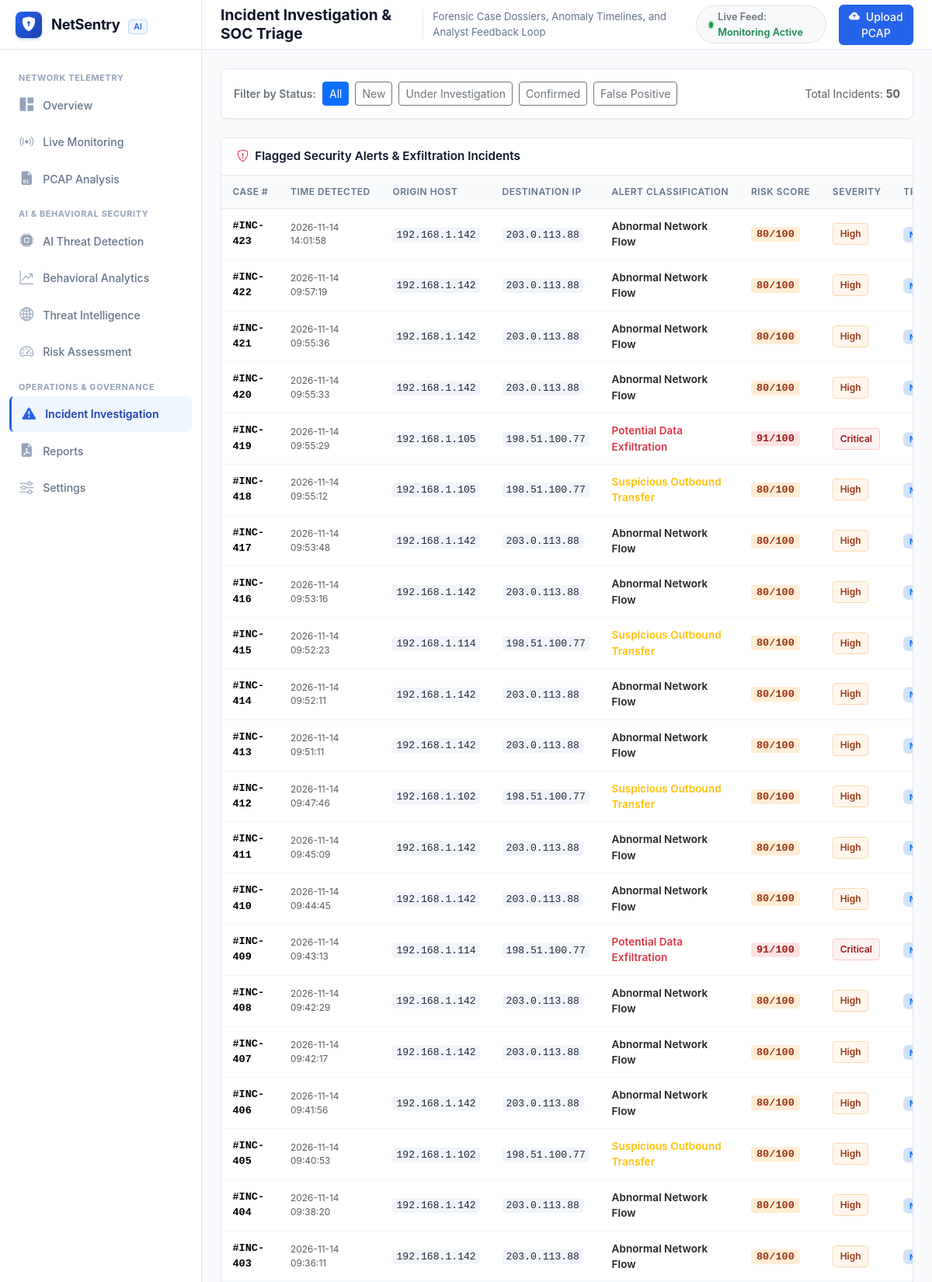
Page /incidents (signed in, upper part) on the committed database.
### tables this page shows
CREATE TABLE security_alerts (
        id INTEGER PRIMARY KEY AUTOINCREMENT,
        flow_id INTEGER NOT NULL,
        timestamp TIMESTAMP DEFAULT CURRENT_TIMESTAMP,
        alert_type TEXT NOT NULL,
        severity TEXT NOT NULL,
        risk_score REAL NOT NULL,
        src_ip TEXT NOT NULL,
        dst_ip TEXT NOT NULL,
        summary TEXT NOT NULL,
        status TEXT NOT NULL DEFAULT 'New',
        analyst_notes TEXT DEFAULT '',
        feedback_updated_at TIMESTAMP,
        FOREIGN KEY (flow_id) REFERENCES network_flows (id) ON DELETE CASCADE
    );

### app.py (the view)
@app.route('/incidents')
@login_required
def incidents():
    status_filter = request.args.get('status', '').strip()
    if status_filter:
        alerts = query_db('''
        SELECT a.*, f.protocol, f.bytes_sent, f.bytes_recv
        FROM security_alerts a
        JOIN network_flows f ON a.flow_id = f.id
        WHERE a.status = ?
        ORDER BY a.id DESC LIMIT 50
        ''', (status_filter,))
    else:
        alerts = AlertModel.get_recent(50)
    return render_template('incidents.html', active_page='incidents', alerts=alerts, current_filter=status_filter)

### app.py (called while the page is built)
def login_required(f):
    @wraps(f)
    def decorated_function(*args, **kwargs):
        if 'user_id' not in session:
            flash("Please sign in to access the NetSentry console.", "warning")
            return redirect(url_for('login', next=request.url))
        return f(*args, **kwargs)
    return decorated_function

### database/db.py (called while the page is built)
def get_db():
    conn = sqlite3.connect(Config.DATABASE_PATH, timeout=20.0)
    conn.row_factory = sqlite3.Row
    conn.execute("PRAGMA foreign_keys = ON")
    return conn

def query_db(query, args=(), one=False):
    conn = get_db()
    cur = conn.cursor()
    cur.execute(query, args)
    rv = cur.fetchall()
    cur.close()
    conn.close()
    return (rv[0] if rv else None) if one else rv

### database/models.py (called while the page is built)
    @staticmethod
    def get_recent(limit=50):
        return query_db('''
        SELECT a.*, f.protocol, f.bytes_sent, f.bytes_recv, f.duration, f.service,
               p.isolation_score, p.rf_class, p.feature_contributions_json
        FROM security_alerts a
        JOIN network_flows f ON a.flow_id = f.id
        LEFT JOIN ai_predictions p ON f.id = p.flow_id
        ORDER BY a.id DESC LIMIT ?
        ''', (limit,))

### templates/incidents.html (shortened to what this page needs)
{% extends "base.html" %}
{% block page_title %}Incident Investigation & SOC Triage{% endblock %}
{% block page_subtitle %}Forensic Case Dossiers, Anomaly Timelines, and Analyst Feedback Loop{% endblock %}
{% block content %}
<div class="card mb-4">
  <div class="card-body p-3">
    <div class="d-flex flex-wrap align-items-center justify-content-between gap-3">
      <div class="d-flex align-items-center gap-2">
        <span class="small fw-semibold text-secondary">Filter by Status:</span>
        <a href="{{ url_for('incidents') }}" class="btn btn-sm {% if not current_filter %}btn-primary{% else %}btn-outline-secondary{% endif %}">All</a>
        <a href="{{ url_for('incidents') }}?status=New" class="btn btn-sm {% if current_filter == 'New' %}btn-primary{% else %}btn-outline-secondary{% endif %}">New</a>
        <a href="{{ url_for('incidents') }}?status=Under Investigation" class="btn btn-sm {% if current_filter == 'Under Investigation' %}btn-primary{% else %}btn-outline-secondary{% endif %}">Under Investigation</a>
        <a href="{{ url_for('incidents') }}?status=Confirmed Suspicious" class="btn btn-sm {% if current_filter == 'Confirmed Suspicious' %}btn-primary{% else %}btn-outline-secondary{% endif %}">Confirmed</a>
        <a href="{{ url_for('incidents') }}?status=False Positive" class="btn btn-sm {% if current_filter == 'False Positive' %}btn-primary{% else %}btn-outline-secondary{% endif %}">False Positive</a>
      </div>
      <div class="small text-muted">
        Total Incidents: <strong>{{ alerts|length }}</strong>
      </div>
    </div>
  </div>
</div>
<div class="card">
  <div class="card-header">
    <h3 class="card-title"><i class="bi bi-shield-exclamation text-danger"></i> Flagged Security Alerts & Exfiltration Incidents</h3>
  </div>
  <div class="table-responsive">
    <table class="table table-hover align-middle">
      <thead>
        <tr>
          <th>Case #</th>
          <th>Time Detected</th>
          <th>Origin Host</th>
          <th>Destination IP</th>
          <th>Alert Classification</th>
          <th>Risk Score</th>
          <th>Severity</th>
          <th>Triage Status</th>
        </tr>
      </thead>
      <tbody>
        {% if alerts %}
          {% for a in alerts %}
            <tr>
              <td class="font-monospace fw-bold">#INC-{{ a.id }}</td>
              <td class="text-muted small">{{ a.timestamp | string | truncate(19, True, '') }}</td>
              <td><span class="ip-badge">{{ a.src_ip }}</span></td>
              <td><span class="ip-badge">{{ a.dst_ip }}</span></td>
              <td>
                <span class="fw-semibold {% if 'Exfiltration' in a.alert_type %}text-danger{% elif 'Suspicious' in a.alert_type %}text-warning{% else %}text-dark{% endif %}">
                  {{ a.alert_type }}
                </span>
              </td>
              <td>
                <span class="risk-pill {{ a.severity.lower() }}">{{ "%.0f"|format(a.risk_score) }}/100</span>
              </td>
              <td>
                <span class="badge-severity {{ a.severity.lower() }}">{{ a.severity }}</span>
              </td>
              <td>
                {% if a.status == 'New' %}
                  <span class="badge bg-primary-subtle text-primary border">New</span>
                {% elif a.status == 'Under Investigation' %}
                  <span class="badge bg-warning-subtle text-warning-emphasis border">Investigating</span>
                {% elif a.status == 'Confirmed Suspicious' %}
                  <span class="badge bg-danger-subtle text-danger border">Confirmed Exfil</span>
                {% elif a.status == 'False Positive' %}
                  <span class="badge bg-success-subtle text-success border">False Positive</span>
                {% else %}
                  <span class="badge bg-secondary-subtle text-secondary border">{{ a.status }}</span>
                {% endif %}
              </td>
            </tr>
          {% endfor %}
        {% endif %}
      </tbody>
    </table>
  </div>
</div>
{% endblock %}

### static/css/style.css (style rules this page uses)
:root { --ns-bg-main: #f8fafc; --ns-card-bg: #ffffff; --ns-border: #e2e8f0; --ns-border-subtle: #f1f5f9; --ns-primary: #2563eb; --ns-primary-hover: #1d4ed8; --ns-primary-light: #eff6ff; --ns-primary-dark: #1e40af; --ns-text-main: #0f172a; --ns-text-muted: #64748b; --ns-text-light: #94a3b8; --ns-danger: #dc2626; --ns-danger-bg: #fef2f2; --ns-danger-border: #fecaca; --ns-danger-text: #991b1b; --ns-warning: #ea580c; --ns-warning-bg: #fff7ed; --ns-warning-border: #fed7aa; --ns-warning-text: #9a3412; --ns-caution: #d97706; --ns-caution-bg: #fffbeb; --ns-caution-border: #fef3c7; --ns-caution-text: #92400e; --ns-success: #16a34a; --ns-success-bg: #f0fdf4; --ns-success-border: #bbf7d0; --ns-success-text: #166534; --ns-sidebar-width: 260px; --ns-topbar-height: 64px; --ns-shadow-sm: 0 1px 2px 0 rgba(0, 0, 0, 0.05); --ns-shadow-md: 0 4px 6px -1px rgba(0, 0, 0, 0.07), 0 2px 4px -2px rgba(0, 0, 0, 0.05); }
body { background-color: var(--ns-bg-main); color: var(--ns-text-main); font-family: -apple-system, BlinkMacSystemFont, "Segoe UI", Roboto, "Helvetica Neue", Arial, sans-serif; margin: 0; padding: 0; overflow-x: hidden; }
.card { background-color: var(--ns-card-bg); border: 1px solid var(--ns-border); border-radius: 8px; box-shadow: var(--ns-shadow-sm); margin-bottom: 1.25rem; }
.card-header { background-color: #ffffff; border-bottom: 1px solid var(--ns-border); padding: 0.9rem 1.25rem; display: flex; align-items: center; justify-content: space-between; }
.card-title { font-size: 0.95rem; font-weight: 600; color: var(--ns-text-main); margin: 0; display: flex; align-items: center; gap: 0.5rem; }
.card-body { padding: 1.25rem; }
.table-responsive { border-radius: 6px; overflow-x: auto; }
.table { color: var(--ns-text-main); margin-bottom: 0; font-size: 0.85rem; }
.table th { background-color: #f8fafc; color: var(--ns-text-muted); font-weight: 600; font-size: 0.75rem; text-transform: uppercase; letter-spacing: 0.04em; padding: 0.75rem 0.9rem; border-bottom: 1px solid var(--ns-border); white-space: nowrap; }
.table td { padding: 0.75rem 0.9rem; vertical-align: middle; border-bottom: 1px solid var(--ns-border-subtle); }
.badge-severity { display: inline-flex; align-items: center; gap: 0.35rem; padding: 0.25rem 0.55rem; font-size: 0.75rem; font-weight: 600; border-radius: 4px; }
.badge-severity.critical { background-color: var(--ns-danger-bg); color: var(--ns-danger-text); border: 1px solid var(--ns-danger-border); }
.badge-severity.high { background-color: var(--ns-warning-bg); color: var(--ns-warning-text); border: 1px solid var(--ns-warning-border); }
.risk-pill { font-family: monospace; font-weight: 700; font-size: 0.85rem; padding: 2px 7px; border-radius: 4px; }
.risk-pill.critical { background-color: #fee2e2; color: #991b1b; }
.risk-pill.high { background-color: #ffedd5; color: #9a3412; }
.ip-badge { font-family: monospace; background-color: #f1f5f9; padding: 2px 5px; border-radius: 4px; color: #1e293b; font-size: 0.82rem; }

### rows in the picture
security_alerts: id "423", timestamp "2026-11-14 14:01:58", src_ip "192.168.1.142", dst_ip "203.0.113.88", alert_type "Abnormal Network Flow", risk_score "80", severity "High"
security_alerts: id "422", timestamp "2026-11-14 09:57:19", src_ip "192.168.1.142", dst_ip "203.0.113.88", alert_type "Abnormal Network Flow", risk_score "80", severity "High"
security_alerts: id "421", timestamp "2026-11-14 09:55:36", src_ip "192.168.1.142", dst_ip "203.0.113.88", alert_type "Abnormal Network Flow", risk_score "80", severity "High"
security_alerts: id "420", timestamp "2026-11-14 09:55:33", src_ip "192.168.1.142", dst_ip "203.0.113.88", alert_type "Abnormal Network Flow", risk_score "80", severity "High"
security_alerts: id "419", timestamp "2026-11-14 09:55:29", src_ip "192.168.1.105", dst_ip "198.51.100.77", alert_type "Potential Data Exfiltration", risk_score "91", severity "Critical"
security_alerts: id "418", timestamp "2026-11-14 09:55:12", src_ip "192.168.1.105", dst_ip "198.51.100.77", alert_type "Suspicious Outbound Transfer", risk_score "80", severity "High"
security_alerts: id "417", timestamp "2026-11-14 09:53:48", src_ip "192.168.1.142", dst_ip "203.0.113.88", alert_type "Abnormal Network Flow", risk_score "80", severity "High"
security_alerts: id "416", timestamp "2026-11-14 09:53:16", src_ip "192.168.1.142", dst_ip "203.0.113.88", alert_type "Abnormal Network Flow", risk_score "80", severity "High"
security_alerts: id "415", timestamp "2026-11-14 09:52:23", src_ip "192.168.1.114", dst_ip "198.51.100.77", alert_type "Suspicious Outbound Transfer", risk_score "80", severity "High"
security_alerts: id "414", timestamp "2026-11-14 09:52:11", src_ip "192.168.1.142", dst_ip "203.0.113.88", alert_type "Abnormal Network Flow", risk_score "80", severity "High"
security_alerts: id "413", timestamp "2026-11-14 09:51:11", src_ip "192.168.1.142", dst_ip "203.0.113.88", alert_type "Abnormal Network Flow", risk_score "80", severity "High"
security_alerts: id "412", timestamp "2026-11-14 09:47:46", src_ip "192.168.1.102", dst_ip "198.51.100.77", alert_type "Suspicious Outbound Transfer", risk_score "80", severity "High"
security_alerts: id "411", timestamp "2026-11-14 09:45:09", src_ip "192.168.1.142", dst_ip "203.0.113.88", alert_type "Abnormal Network Flow", risk_score "80", severity "High"
security_alerts: id "410", timestamp "2026-11-14 09:44:45", src_ip "192.168.1.142", dst_ip "203.0.113.88", alert_type "Abnormal Network Flow", risk_score "80", severity "High"
security_alerts: id "409", timestamp "2026-11-14 09:43:13", src_ip "192.168.1.114", dst_ip "198.51.100.77", alert_type "Potential Data Exfiltration", risk_score "91", severity "Critical"
security_alerts: id "408", timestamp "2026-11-14 09:42:29", src_ip "192.168.1.142", dst_ip "203.0.113.88", alert_type "Abnormal Network Flow", risk_score "80", severity "High"
security_alerts: id "407", timestamp "2026-11-14 09:42:17", src_ip "192.168.1.142", dst_ip "203.0.113.88", alert_type "Abnormal Network Flow", risk_score "80", severity "High"
security_alerts: id "406", timestamp "2026-11-14 09:41:56", src_ip "192.168.1.142", dst_ip "203.0.113.88", alert_type "Abnormal Network Flow", risk_score "80", severity "High"
security_alerts: id "405", timestamp "2026-11-14 09:40:53", src_ip "192.168.1.102", dst_ip "198.51.100.77", alert_type "Suspicious Outbound Transfer", risk_score "80", severity "High"
security_alerts: id "404", timestamp "2026-11-14 09:38:20", src_ip "192.168.1.142", dst_ip "203.0.113.88", alert_type "Abnormal Network Flow", risk_score "80", severity "High"
security_alerts: id "403", timestamp "2026-11-14 09:36:11", src_ip "192.168.1.142", dst_ip "203.0.113.88", alert_type "Abnormal Network Flow", risk_score "80", severity "High"

### other values in the picture
{{ alerts|length }} "50"
